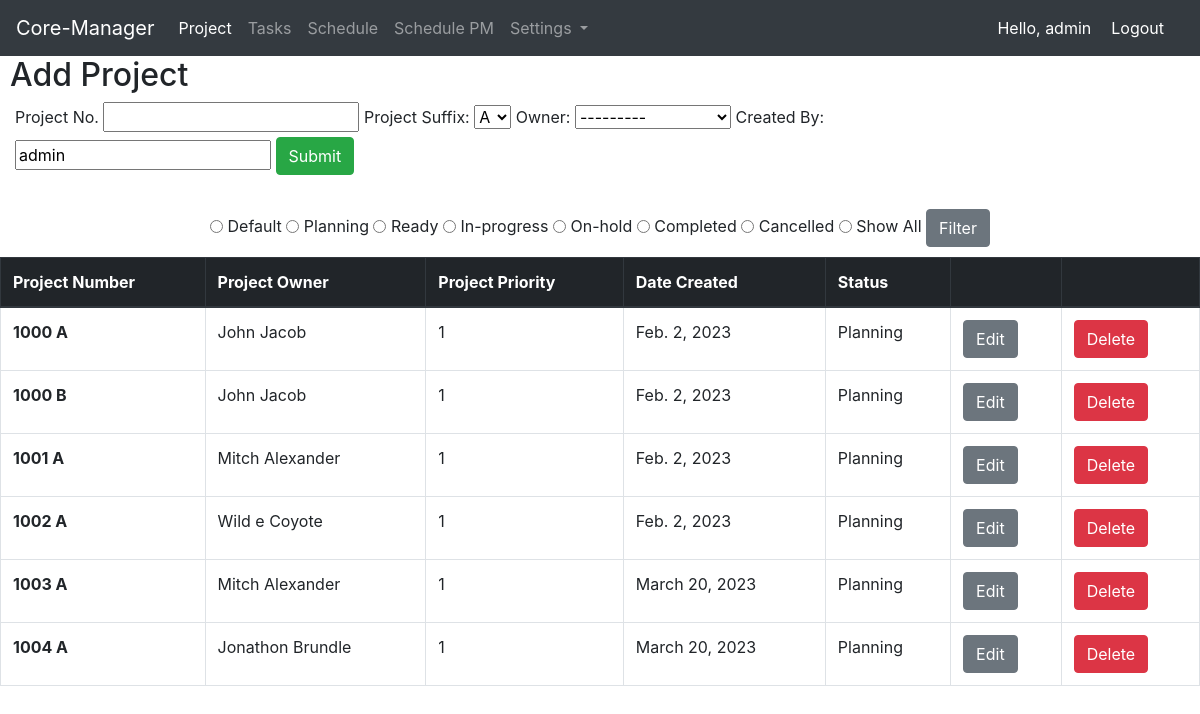
Page /project_home_page (signed in) on the earlier database version.
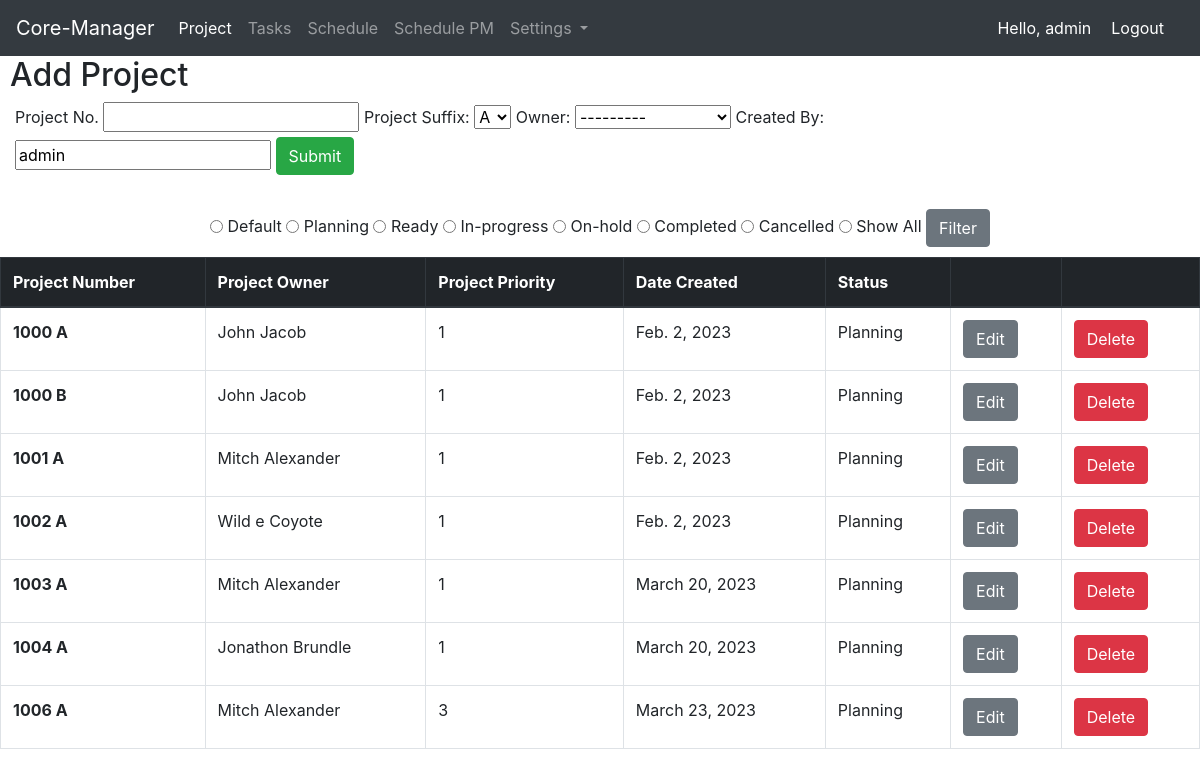
Same page on the later database version.
### project/models.py (models this page shows, shortened)
class Project(models.Model):
    project_number = models.CharField(max_length=50)
    project_suffix = models.CharField(max_length=10, choices=suffix, default="A")
    project_owner = models.ForeignKey(ProjectOwners, on_delete=models.CASCADE, blank=True)
    project_priority = models.CharField(max_length=20, choices=project_priority_list, default='3')
    project_status = models.CharField(max_length=25, choices=status, default='Planning')
    project_creation_date = models.DateField(auto_now_add=True)
    project_created_by = models.CharField(max_length=50)
    project_modified_by = models.CharField(max_length=50, null=True)
    project_modified_date = models.DateField(blank=True, null=True)
    project_concated_name = models.CharField(max_length=50, blank=True, null=True)

class ProjectOwners(models.Model):
    first_name = models.CharField(max_length=50)
    last_name = models.CharField(max_length=70)
    email_address = models.CharField(max_length=250, blank=True)
    status_active = models.BooleanField(default=True)
    project_owner_concat_name = models.CharField(max_length=100, blank=True)
    def __str__(self):
        return self.project_owner_concat_name

### project/views.py (the view)
# urls.py: 2. Add a URL to urlpatterns:  path('', views.home, name='home')
@login_required(login_url='home_app:login')
def home(request):
    project_list = Project.objects.all().exclude(Q(project_status="Cancelled")| Q(project_status="Completed")).order_by('project_priority','project_number')
    import requests
    import json
    if request.method == "POST":
        if 'submit_form' in request.POST:
            form = AddProjectForm(request.POST)
            if form.is_valid():
                form.save()
                return HttpResponseRedirect('project_home_page')
        if 'project_filter' in request.POST:
            project_status = request.POST.get('project_status')
            if project_status == "Default":
                project_list = Project.objects.all().exclude(
                    Q(project_status="Cancelled") | Q(project_status="Completed")).order_by('project_priority','project_number')
            elif project_status == "All":
                project_list = Project.objects.all()
            else:
                project_list = Project.objects.filter(project_status=project_status)
            form = AddProjectForm
            context = {
                    'project_list': project_list,
                    'form': form,
            }
        return render(request, 'project/home.html', context)
    else:
        user_data = {'project_created_by': request.user.username}
        form = AddProjectForm(initial=user_data)
    context = {
        'project_list': project_list,
        'form': form,
    }
    return render(request, 'project/home.html', context)

### project/forms.py
class AddProjectForm(ModelForm):
    class Meta:
        model = Project
        fields = ("project_number",
                  "project_suffix",
                  "project_owner",
                  "project_created_by")
        labels = {
            "project_number": "Project No.",
            "project_suffix": "Project Suffix",
            "project_owner": "Owner",
            "project_created_by": "Created By",
        }
        widgets = {
            "project_created_by": forms.TextInput(attrs={'readonly': 'readonly'}),
        }
    def __init__(self, *args, **kwargs):
        super().__init__(*args, **kwargs)
        proj_owner_query = self.fields['project_owner'].queryset
        proj_owner_query= proj_owner_query.exclude(status_active=False)
        self.fields['project_owner'].queryset =proj_owner_query

### templates/project/home.html (shortened to what this page needs)
{% extends 'base.html' %}
{% load static %}
 {% block css_files %}
        <link rel="stylesheet" href="{% static "project/project.css" %}">
  {% endblock %}
{% block content %}
<h2>Add Project</h2>
{% if submitted %}
    Your project was submitted was successfully
{% else %}
    <form class="form_add" action="" method="POST">
        {{ form }}
        <input type="submit" value="Submit" name="submit_form" class="btn btn-success">
    </form>
{% endif %}
<br/>
<div class="table_sort">
    <form method="POST" action="">
        <input type="radio" value="Default" name="project_status"/> Default
        <input type="radio" value="Planning" name="project_status"/> Planning
        <input type="radio" value="Ready" name="project_status"/> Ready
        <input type="radio" value="In-progress" name="project_status"/> In-progress
        <input type="radio" value="On-hold" name="project_status"/> On-hold
        <input type="radio" value="Completed" name="project_status"/> Completed
        <input type="radio" value="Cancelled" name="project_status"/> Cancelled
        <input type="radio" value="All" name="project_status"/> Show All
        <input class="btn btn-secondary" type="submit" value="Filter" name="project_filter">
    </form>
</div>
<table id="project_table" class="table table-bordered table-hover">
    <thead class="thead-dark">
    <tr>
        <th scope="col">Project Number</th>
        <th scope="col">Project Owner</th>
        <th scope="col">Project Priority</th>
        <th scope="col">Date Created</th>
        <th scope="col">Status</th>
        <th scope="col"></th>
        <th scope="col"></th>
    </tr>
    </thead>
    <tbody>
   {% if project_list %}
    {% for project in project_list %}
        <tr>
            <th scope="row">{{project.project_concated_name}}</th>
            <td>{{project.project_owner}}</td>
            <td>{{project.project_priority}}</td>
            <td>{{project.project_creation_date}}</td>
            <td>{{project.project_status}}</td>
            {% if request.user.groups.all.0.name == 'Coordinator' %}
                <td><a href="{% url 'project_app:coord_edit_project' project.id %}" class="btn btn-secondary">Edit</a></td>
                <td><a href="{% url 'project_app:delete_project' project.id %}" class="btn btn-danger">Delete</a></td>
            {% endif %}
        </tr>
    {% endfor %}
{% endif %}
    </tbody>
</table>
{% endblock %}

Differences in the rows shown:
added Project: project_concated_name "1006 A", project_owner "Mitch Alexander", project_priority "3", project_creation_date "March 23, 2023", project_status "Planning"
